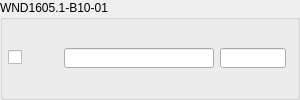
             <widget class="QGroupBox" name="groupBox_bm_window_1">
              <property name="maximumSize">
               <size>
                <width>300</width>
                <height>16777215</height>
               </size>
              </property>
              <property name="title">
               <string>WND1605.1-B10-01 </string>
              </property>
              <layout class="QHBoxLayout" name="horizontalLayout_25">
               <property name="leftMargin">
                <number>5</number>
               </property>
               <property name="topMargin">
                <number>0</number>
               </property>
               <property name="bottomMargin">
                <number>0</number>
               </property>
               <item>
                <layout class="QHBoxLayout" name="horizontalLayout_24">
                 <item>
                  <layout class="QGridLayout" name="gridLayout_16">
                   <item row="0" column="0">
                    <widget class="QCheckBox" name="checkBox_bm_w1">
                     <property name="minimumSize">
                      <size>
                       <width>50</width>
                       <height>0</height>
                      </size>
                     </property>
                     <property name="maximumSize">
                      <size>
                       <width>50</width>
                       <height>16777215</height>
                      </size>
                     </property>
                     <property name="text">
                      <string/>
                     </property>
                     <property name="tristate">
                      <bool>false</bool>
                     </property>
                    </widget>
                   </item>
                   <item row="0" column="1">
                    <widget class="QLineEdit" name="lineEdit_bm_mat_w1">
                     <property name="minimumSize">
                      <size>
                       <width>150</width>
                       <height>0</height>
                      </size>
                     </property>
                     <property name="maximumSize">
                      <size>
                       <width>16777215</width>
                       <height>20</height>
                      </size>
                     </property>
                     <property name="cursor">
                      <cursorShape>IBeamCursor</cursorShape>
                     </property>
                    </widget>
                   </item>
                   <item row="0" column="2">
                    <widget class="QLineEdit" name="lineEdit_bm_thk_w1">
                     <property name="maximumSize">
                      <size>
                       <width>16777215</width>
                       <height>20</height>
                      </size>
                     </property>
                    </widget>
                   </item>
                  </layout>
                 </item>
                </layout>
               </item>
              </layout>
             </widget>
